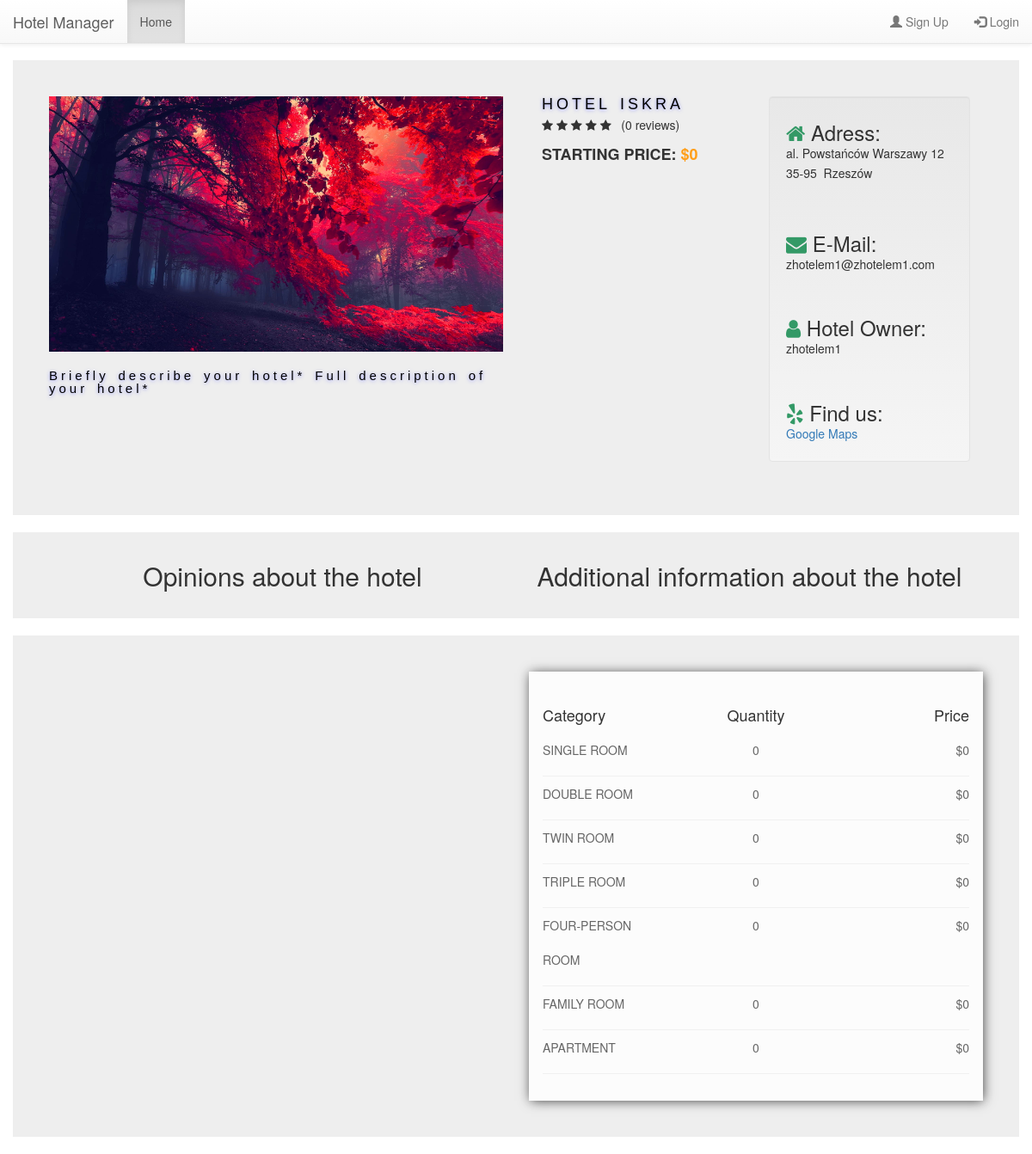
The app's page /booking/home/2, older data.
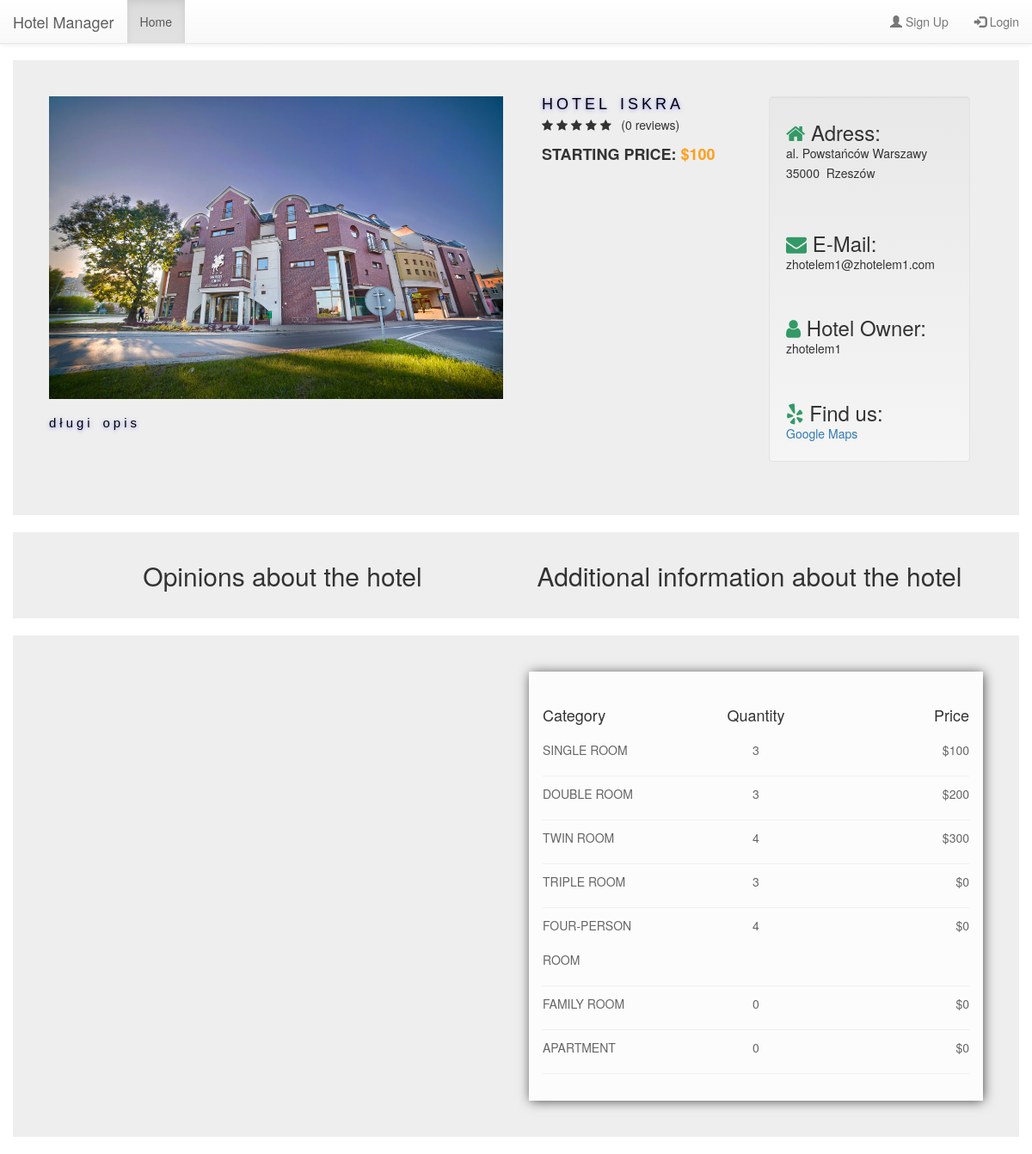
The same page, newer data.
### booking/models.py (models this page shows, shortened)
class Hotel(models.Model):
    hotel_owner = models.ForeignKey(HotelOwner, on_delete=models.CASCADE)
    hotel_name = models.CharField(max_length=120, verbose_name="Your hotel name")
    hotel_country = models.CharField(max_length=50, verbose_name="Your hotel country")
    hotel_city = models.CharField(max_length=100, verbose_name="Your hotel city")
    hotel_zip_code = models.CharField(max_length=6, default="43-701", verbose_name="Your hotel zip code")
    hotel_street = models.CharField(max_length=100, verbose_name="Your hotel street")
    hotel_street_number = models.IntegerField(default=0, verbose_name="Your hotel street number")
    hotel_place_number = models.IntegerField(default=0, verbose_name="Your hotel place number")
    hotel_short_desc = models.TextField(max_length=200, verbose_name="Briefly describe your hotel")
    hotel_long_desc = models.TextField(max_length=2000, verbose_name="Full description of your hotel")
    hotel_image = models.FileField(verbose_name="Upload image with your hotel")
    hotel_rating = models.FloatField(default=0.0)
    hotel_room_sgl = models.PositiveIntegerField(validators=[MinValueValidator(0)], default=0,
                                                 verbose_name="Number of single rooms in your hotel")
    hotel_room_dbl = models.PositiveIntegerField(validators=[MinValueValidator(0)], default=0,
                                                 verbose_name="Number of double rooms in your hotel")
    hotel_room_twin = models.PositiveIntegerField(validators=[MinValueValidator(0)], default=0,
                                                  verbose_name="Number of twin rooms in your hotel")
    hotel_room_tpl = models.PositiveIntegerField(validators=[MinValueValidator(0)], default=0,
                                                 verbose_name="Number of triple rooms in your hotel")
    hotel_room_qdbl = models.PositiveIntegerField(validators=[MinValueValidator(0)], default=0,
                                                  verbose_name="Number of quad rooms in your hotel")
    hotel_room_family = models.PositiveIntegerField(validators=[MinValueValidator(0)], default=0,
                                                    verbose_name="Number of family rooms in your hotel")
    hotel_room_apartment = models.PositiveIntegerField(validators=[MinValueValidator(0)], default=0,
                                                       verbose_name="Number of apartment rooms in your hotel")
    hotel_room_sgl_price = models.PositiveIntegerField(validators=[MinValueValidator(0)], default=0,
                                                       verbose_name="Your hotel single room price in $")
    hotel_room_dbl_price = models.PositiveIntegerField(validators=[MinValueValidator(0)], default=0,
                                                       verbose_name="Your hotel double room price in $")
    hotel_room_twin_price = models.PositiveIntegerField(validators=[MinValueValidator(0)], default=0,
                                                        verbose_name="Your hotel twin room price in $")
    hotel_room_tpl_price = models.PositiveIntegerField(validators=[MinValueValidator(0)], default=0,
                                                       verbose_name="Your hotel triple room price in $")
    hotel_room_qdbl_price = models.PositiveIntegerField(validators=[MinValueValidator(0)], default=0,
                                                        verbose_name="Your hotel quad room price in $")
    hotel_room_family_price = models.PositiveIntegerField(validators=[MinValueValidator(0)], default=0,
                                                          verbose_name="Your hotel family room price in $")
    hotel_room_apartment_price = models.PositiveIntegerField(validators=[MinValueValidator(0)], default=0,
                                                             verbose_name="Your hotel apartment room price in $")

class HotelOwner(AbstractUser):
    hasHotel = models.BooleanField(default=False)
    phone_regex = RegexValidator(regex=r'^\+?1?\d{9,15}$',
                                 message="Phone number must be entered in the format: '+999999999'. Up to 15 digits "
                                         "allowed.")
    phone_number = models.CharField(validators=[phone_regex], max_length=17, blank=False, null=False)
    class Meta:
        app_label = 'booking'
        permissions = ("has_hotel", "Has hotel."),

### booking/views.py (the view)
# urls.py: path('home/<int:pk>', views.HotelDetails.as_view(), name='hotel_details'),
class HotelDetails(DetailView):
    model = Hotel
    context_object_name = 'hotel'
    def get_context_data(self, **kwargs):
        context = super(HotelDetails, self).get_context_data(**kwargs)
        hotel_rating_rounded = round(self.object.hotel_rating)
        opinions_to_hotel = Opinion.objects.filter(opinion_to__reservation_hotel=self.object)
        opinions_to_hotel_count = opinions_to_hotel.count()
        context['opinions'] = Opinion.objects.filter(opinion_to__reservation_hotel=self.object)
        context['hotel_rating_rounded'] = hotel_rating_rounded
        context['hotel_rating_left'] = 5 - hotel_rating_rounded
        context['opinions_to_hotel_count'] = opinions_to_hotel_count
        return context

### booking/templatetags/booking_extras.py (called while the page is built)
@register.filter(name='times')
def times(number):
    return range(number)

### booking/templates/booking/hotel_detail.html (shortened to what the changed rows need)
{% extends 'base.html' %}
{% block head %}
    {% load static %}
    {% load booking_extras %}
    <link href="{% static 'booking/style_detail.css' %}" rel="stylesheet">
    <link href="https://maxcdn.bootstrapcdn.com/font-awesome/4.7.0/css/font-awesome.min.css" rel="stylesheet">
{% endblock %}
{% block body %}
    <div class="container-fluid" style="padding-top: 20px">
        <div class="card">
            <div class="row">
                <div class="preview col-md-6">
                    <div class="preview-pic tab-content">
                        <div class="tab-pane active" id="pic-1"><img src="{{ hotel.hotel_image.url }}"/></div>
                    </div>
                    <p class="product-description" style="padding-top: 20px">
                            {{ hotel.hotel_long_desc }}
                        </p>
                </div>
                <div class="details col-md-6">
                    <div class="details col-md-6">
                        <h3 class="product-title">{{ hotel.hotel_name }}</h3>
                        <div class="rating" style="margin-top: -10px">
                            <div class="stars">
                            </div>
                        </div>
                        <h4 class="price">Starting Price: <span>${{ hotel.hotel_room_sgl_price }}</span></h4>
                    </div>
                    <div class="details col-md-6">
                        <div class="well">
                            <h3 style="line-height:15%;"><i class="fa fa-home fa-1x"
                                                            style="line-height:6%;color:#339966"></i> Adress:</h3>
                            <p style="margin-top:10%;line-height:35%">{{ hotel.hotel_street }} </p>
                            <p>{{ hotel.hotel_zip_code }} &nbsp;{{ hotel.hotel_city }}</p>
                            <br/>
                            <br/>
                            <h3 style="line-height:15%;"><i class="fa fa-envelope fa-1x"
                                                            style="line-height:6%;color:#339966"></i> E-Mail:</h3>
                            <p style="margin-top:10%;line-height:35%">{{ hotel.hotel_owner.email }}</p>
                            <br/>
                            <br/>
                            <h3 style="line-height:15%;"><i class="fa fa-user fa-1x"
                                                            style="line-height:6%;color:#339966"></i> Hotel Owner:</h3>
                            <p style="margin-top:10%;line-height:35%">{{ hotel.hotel_owner }}</p>
                            <br/>
                            <br/>
                            <h3 style="line-height:15%;"><i class="fa fa-yelp fa-1x"
                                                            style="line-height:6%;color:#339966"></i> Find us:</h3>
                            <p style="margin-top:10%;line-height:35%"><a
                                    href="https://www.google.com/maps/search/?api=1&query={{ hotel.hotel_city }},{{ hotel.hotel_street }}"
                                    target="_blank">Google Maps</a></p>
                        </div>
                    </div>
                </div>
            </div>
        </div>
    </div>
    <div class="container-fluid" style="padding-bottom: 20px">
        <div class="card" style="margin-top: 20px">
            <div class="row">
                <div class="details col-md-6">
                    <div class="single category ">
                        <ul class="list-unstyled">
                            <li>
                                <div class="row">
                                    <div class="col-6 col-md-4"><p
                                            style="text-align: center;">{{ hotel.hotel_room_sgl }}</p></div>
                                    <div class="col-6 col-md-4"><p style="text-align: right;">
                                        ${{ hotel.hotel_room_sgl_price }}</p></div>
                                </div>
                            </li>
                            <li>
                                <div class="row">
                                    <div class="col-6 col-md-4"><p
                                            style="text-align: center;">{{ hotel.hotel_room_dbl }}</p></div>
                                    <div class="col-6 col-md-4"><p style="text-align: right;">
                                        ${{ hotel.hotel_room_dbl_price }}</p></div>
                                </div>
                            </li>
                            <li>
                                <div class="row">
                                    <div class="col-6 col-md-4"><p
                                            style="text-align: center;">{{ hotel.hotel_room_twin }}</p></div>
                                    <div class="col-6 col-md-4"><p style="text-align: right;">
                                        ${{ hotel.hotel_room_twin_price }}</p></div>
                                </div>
                            </li>
                            <li>
                                <div class="row">
                                    <div class="col-6 col-md-4"><p
                                            style="text-align: center;">{{ hotel.hotel_room_tpl }}</p></div>
                                    <div class="col-6 col-md-4"><p style="text-align: right;">
                                        ${{ hotel.hotel_room_tpl_price }}</p></div>
                                </div>
                            </li>
                            <li>
                                <div class="row">
                                    <div class="col-6 col-md-4"><p
                                            style="text-align: center;">{{ hotel.hotel_room_qdbl }}</p></div>
                                    <div class="col-6 col-md-4"><p style="text-align: right;">
                                        ${{ hotel.hotel_room_qdbl_price }}</p></div>
                                </div>
                            </li>
                            <li>
                                <div class="row">
                                    <div class="col-6 col-md-4"><p
                                            style="text-align: center;">{{ hotel.hotel_room_family }}</p></div>
                                    <div class="col-6 col-md-4"><p style="text-align: right;">
                                        ${{ hotel.hotel_room_family_price }}</p></div>
                                </div>
                            </li>
                            <li>
                                <div class="row">
                                    <div class="col-6 col-md-4"><p
                                            style="text-align: center;">{{ hotel.hotel_room_apartment }}</p></div>
                                    <div class="col-6 col-md-4"><p style="text-align: right;">
                                        ${{ hotel.hotel_room_apartment_price }}</p></div>
                                </div>
                            </li>
                        </ul>
                    </div>
                </div>
            </div>
        </div>
    </div>
{% endblock %}

Row changes from the older to the newer data that the page shows:
changed Hotel "HOTEL ISKRA": hotel_image: a different picture; hotel_long_desc "Briefly describe your hotel* Full description of your hotel*" → "długi opis"; hotel_room_sgl_price "0" → "100"; hotel_street "al. Powstańców Warszawy 12" → "al. Powstańców Warszawy"; hotel_zip_code "35-95" → "35000"; hotel_room_sgl "0" → "3"; hotel_room_dbl "0" → "3"; hotel_room_dbl_price "0" → "200"; hotel_room_twin "0" → "4"; hotel_room_twin_price "0" → "300"; hotel_room_tpl "0" → "3"; hotel_room_qdbl "0" → "4"
